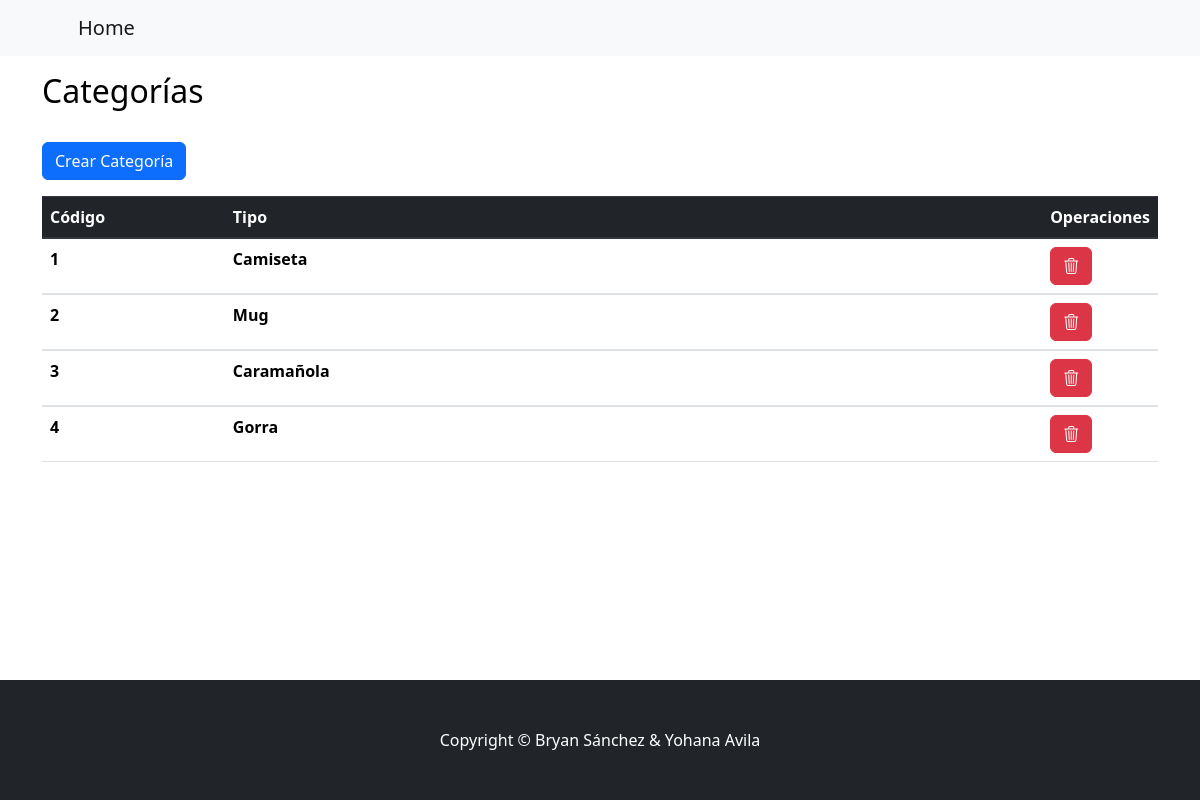
Page /Administradores/categorias.php on the committed database.
### tables this page shows
CREATE TABLE IF NOT EXISTS `tipo` (
  `cod_tipo` int(11) NOT NULL,
  `tipo` varchar(50) DEFAULT NULL,
  PRIMARY KEY (`cod_tipo`)
);

### Administradores/categorias.php (the view, shortened to what this page needs)
<!DOCTYPE html>
<head>
        <link rel="stylesheet" href="../sw/dist/sweetalert2.min.css">
        <link rel="stylesheet" href="https://cdn.jsdelivr.net/npm/bootstrap@4.0.0/dist/css/bootstrap.min.css">
        <link href="https://cdn.jsdelivr.net/npm/bootstrap-icons@1.10.5/font/bootstrap-icons.css" rel="stylesheet" >
        <link href="../css/bootstrap.css" rel="stylesheet" />
        <link href="https://cdn.jsdelivr.net/npm/sweetalert2@11.7.10/dist/sweetalert2.min.css " rel="stylesheet">
    </head>
    <body>
        <nav class="navbar navbar-expand-lg navbar-light bg-light">
            <div class="container px-4 px-lg-5">
                <a class="navbar-brand" href="../home.php">Home</a>
                        <?php
                            function sesion(){
                                $ses=$_SESSION['usuario'];
                                return $ses;
                            }
                            function valid_admin(){
                                $sess=sesion();
                                include_once('../conexion.php');
                                return mysqli_query(conectar(), "select id_admin from administrador where id_admin='$sess'");
                            }
                            function valid_client(){
                                $sess=sesion();
                                include_once('../conexion.php');
                                return mysqli_query(conectar(), "select id_cliente from cliente where id_cliente='$sess'");
                            }
                        ?>
            </div>
        </nav>
        <div class="container">
            <h2 class="text-black mt-3">Categorías</h2>
            <div class="row g-3 mt-3">
                <div class="col-3">
                    <a class="btn btn-primary" href="./crear_categoria.php" role="button">Crear Categoría</a>
                </div>
            </div>
            <div class="row mt-3">
                <div class="col">
                    <table class="table" style="border-radius: 30px;" >
                        <thead class="thead-dark">
                            <tr >
                                <th class="col-2">Código</th>
                                <th class="col-9">Tipo</th>
                                <th class="col-2">Operaciones</th>
                            </tr>
                        </thead>
                        <tbody>
                        <?php
                            include('./consultarSQL.php');
                            $res=buscartipos();
                            foreach($res as $row){?>
                            <tr>
                                <th><?php echo $row['cod_tipo']?></th>
                                <th><?php echo $row['tipo']?></th>
                                <th>
                                    <a class="btn btn-danger" href="./eliminarCategoria.php?cod_tipo=<?php echo $row['cod_tipo']?>"><i class="bi bi-trash3"></i></a>
                                </th>
                            </tr>
                        </tbody>
                        <?php }?>
                    </table>
                </div>
            </div>
        </div>
        <footer class="py-5 bg-dark" style="position: fixed;bottom: 0; width: 100%; ">
            <div class="container"><p class="m-0 text-center text-white">Copyright &copy; Bryan Sánchez & Yohana Avila</p></div>
        </footer>
    </body>
</html>

### rows in the picture
tipo: cod_tipo "1", tipo "Camiseta"
tipo: cod_tipo "2", tipo "Mug"
tipo: cod_tipo "3", tipo "Caramañola"
tipo: cod_tipo "4", tipo "Gorra"
